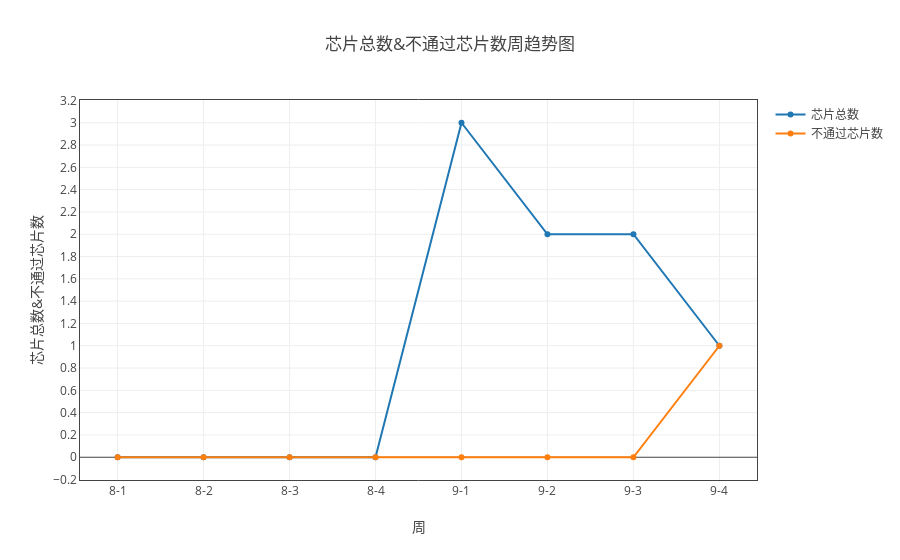
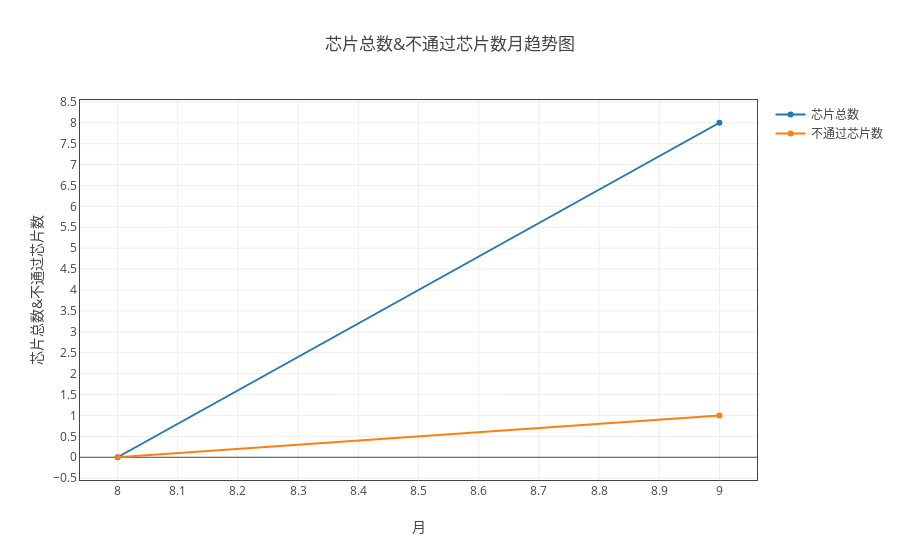

Notebook code cell kept with these figures, in order:
### Markdown cell above
### 芯片总数和不通过芯片数

### Code cell
data_dict = {'芯片总数':['芯片总数'], '不通过芯片数':['不通过芯片数']}
myModule.plot( all_dict, data_dict, '人员', 'line', all='all')

### Figure 1 — Plotly figure (JSON) as saved in the notebook; plotly's stock layout.template omitted (floating-point values rounded to 4 significant figures)
{"data": [{"name": "芯片总数", "type": "scatter", "uid": "dc86348a-ca97-11e8-9abf-d89ef3991fb3", "x": ["8-1", "8-2", "8-3", "8-4", "9-1", "9-2", "9-3", "9-4"], "y": [0, 0, 0, 0, 3, 2, 2, 1]}, {"name": "不通过芯片数", "type": "scatter", "uid": "dc865b80-ca97-11e8-9304-d89ef3991fb3", "x": ["8-1", "8-2", "8-3", "8-4", "9-1", "9-2", "9-3", "9-4"], "y": [0, 0, 0, 0, 0, 0, 0, 1]}], "layout": {"title": "芯片总数&不通过芯片数周趋势图", "xaxis": {"mirror": "all", "nticks": 20, "showgrid": true, "showline": true, "title": "周", "zeroline": true}, "yaxis": {"mirror": "all", "nticks": 20, "showgrid": true, "showline": true, "title": "芯片总数&不通过芯片数", "zeroline": true}}}

### Figure 2 — Plotly figure (JSON) as saved in the notebook; plotly's stock layout.template omitted (floating-point values rounded to 4 significant figures)
{"data": [{"name": "芯片总数", "type": "scatter", "uid": "dc956c62-ca97-11e8-b237-d89ef3991fb3", "x": ["8", "9"], "y": [0, 8]}, {"name": "不通过芯片数", "type": "scatter", "uid": "dc956c63-ca97-11e8-b536-d89ef3991fb3", "x": ["8", "9"], "y": [0, 1]}], "layout": {"title": "芯片总数&不通过芯片数月趋势图", "xaxis": {"mirror": "all", "nticks": 20, "showgrid": true, "showline": true, "title": "月", "zeroline": true}, "yaxis": {"mirror": "all", "nticks": 20, "showgrid": true, "showline": true, "title": "芯片总数&不通过芯片数", "zeroline": true}}}
